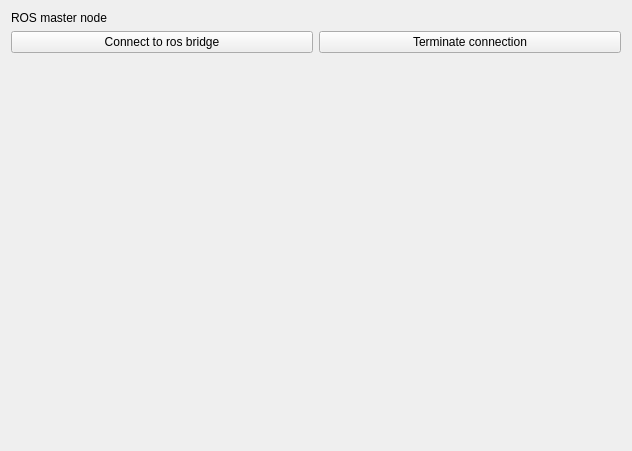
<?xml version="1.0" encoding="UTF-8"?>
<ui version="4.0">
 <class>Form</class>
 <widget class="QWidget" name="Form">
  <property name="geometry">
   <rect>
    <x>0</x>
    <y>0</y>
    <width>632</width>
    <height>451</height>
   </rect>
  </property>
  <property name="windowTitle">
   <string>Form</string>
  </property>
  <layout class="QGridLayout" name="gridLayout">
   <item row="0" column="0">
    <layout class="QVBoxLayout" name="verticalLayout">
     <item>
      <widget class="QLabel" name="label_2">
       <property name="text">
        <string>ROS master node</string>
       </property>
      </widget>
     </item>
     <item>
      <layout class="QHBoxLayout" name="horizontalLayout">
       <item>
        <widget class="QPushButton" name="btStartROS">
         <property name="text">
          <string>Connect to ros bridge</string>
         </property>
        </widget>
       </item>
       <item>
        <widget class="QPushButton" name="btStopROS">
         <property name="text">
          <string>Terminate connection</string>
         </property>
        </widget>
       </item>
      </layout>
     </item>
     <item>
      <layout class="QHBoxLayout" name="horizontalLayout_2"/>
     </item>
     <item>
      <spacer name="verticalSpacer">
       <property name="orientation">
        <enum>Qt::Vertical</enum>
       </property>
       <property name="sizeHint" stdset="0">
        <size>
         <width>20</width>
         <height>40</height>
        </size>
       </property>
      </spacer>
     </item>
    </layout>
   </item>
  </layout>
 </widget>
 <resources/>
 <connections/>
</ui>
